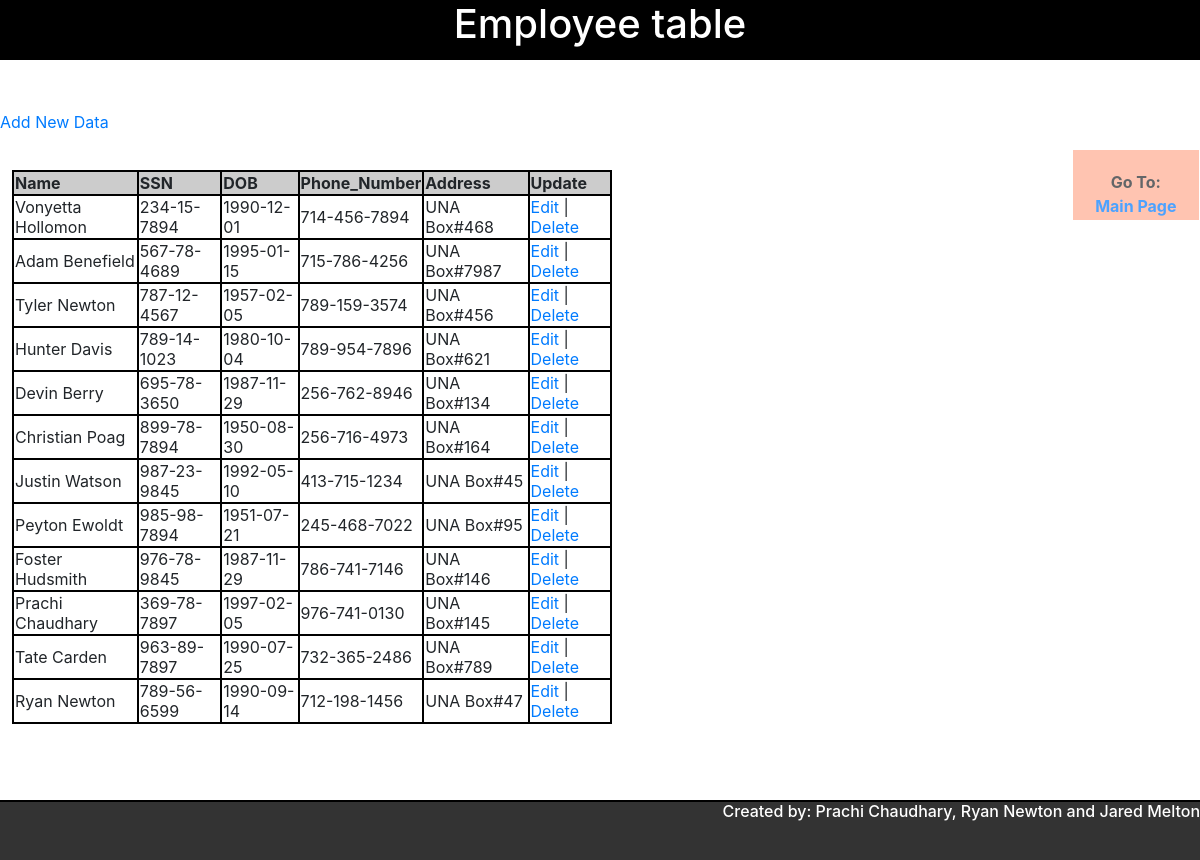
/Employee_table/index.php, run on the app's committed database.
### tables this page shows
CREATE TABLE `Employee` (
  `Employee_ID` int(11) NOT NULL AUTO_INCREMENT,
  `Name` varchar(20) DEFAULT NULL,
  `SSN` varchar(11) NOT NULL,
  `DOB` date NOT NULL,
  `Phone_Number` varchar(14) DEFAULT NULL,
  `Address` varchar(30) DEFAULT NULL,
  `Department_ID` int(11) DEFAULT NULL,
  PRIMARY KEY (`Employee_ID`),
  KEY `FK_DepartmentID` (`Department_ID`),
  CONSTRAINT `FK_DepartmentID` FOREIGN KEY (`Department_ID`) REFERENCES `Department` (`Department_ID`)
);

### Employee_table/index.php (the view, shortened to what this page needs)
<html>
<head>
  <link rel='stylesheet' href='https://cdnjs.cloudflare.com/ajax/libs/twitter-bootstrap/4.1.3/css/bootstrap.min.css'>
      <link rel="stylesheet" href="employee.css">
</head>
<body>
	<div id="header">
		<h1>Employee table</h1>
	</div>
	<div id="content">
			<div id="floating_div">
			  Go To:
			  <p id="design"><a href="../index.php">Main Page</a> </p>
			</div>
		<a href="/Employee_table/add.html">Add New Data</a><br/><br/>
	<table width='50%' border=0>
	<tr bgcolor='#CCCCCC'>
		<td style="font-weight:bold;font-align:center;">Name</td>
		<td style="font-weight:bold;font-align:center;">SSN</td>
		<td style="font-weight:bold;font-align:center;">DOB</td>
		<td style="font-weight:bold;font-align:center;">Phone_Number</td>
		<td style="font-weight:bold;font-align:center;">Address</td>
		<td style="font-weight:bold;font-align:center;">Update</td>
	</tr>
	<?php
	include_once("../config.php");
	$result = mysqli_query($mysqli, "SELECT * FROM Employee");
	while($res = mysqli_fetch_array($result)) {
		echo "<tr>";
		echo "<td>".$res['Name']."</td>";
		echo "<td>".$res['SSN']."</td>";
		echo "<td>".$res['DOB']."</td>";
		echo "<td>".$res['Phone_Number']."</td>";
		echo "<td>".$res['Address']."</td>";
		echo "<td><a href=\"edit.php?id=$res[Employee_ID]\">Edit</a> | <a href=\"/Employee_table/delete.php?id=$res[Employee_ID]\" onClick=\"return confirm('Are you sure you want to delete?')\">Delete</a></td>";
	}
	?>
	</table>
	</div>
	<div id="footer">
		 <h6>Created by: Prachi Chaudhary, Ryan Newton and Jared Melton </h6>
	</div>
</body>
</html>

### Employee_table/employee.css (style rules this page uses)
body { width: 100%; margin: 0 auto; background-image: url(https://images.unsplash.com/photo-1529236183275-4fdcf2bc987e?ixlib=rb-1.2.1&q=85&fm=jpg&crop=entropy&cs=srgb&ixid=eyJhcHBfaWQiOjE0NTg5fQ); height:auto; }
#header { border-bottom:2px solid black; background-color:#000; color:white; height:60px; position:fixed; width:100%; }
h1 { text-align: center; }
#content { padding-top:110px; height: 800px; }
#floating_div { position:fixed; right:0.1%; background-color:#FFAB91; height:70px; width:126px; font-weight:bold; opacity:0.7; top:150px; text-align: center; padding-top: 20px; }
#footer { height:60px; border-top: 2px solid black; text-align: right; color:white; background-color:#333; }
table { border:2px black solid; margin:1%; }
tr { border-bottom: 2px black solid; border-right:2px black solid; }
td { border:2px black solid; }

### data on the page
employee: Name "Vonyetta Hollomon", SSN "234-15-7894", DOB "1990-12-01", Phone_Number "714-456-7894", Address "UNA Box#468"
employee: Name "Adam Benefield", SSN "567-78-4689", DOB "1995-01-15", Phone_Number "715-786-4256", Address "UNA Box#7987"
employee: Name "Tyler Newton", SSN "787-12-4567", DOB "1957-02-05", Phone_Number "789-159-3574", Address "UNA Box#456"
employee: Name "Hunter Davis", SSN "789-14-1023", DOB "1980-10-04", Phone_Number "789-954-7896", Address "UNA Box#621"
employee: Name "Devin Berry", SSN "695-78-3650", DOB "1987-11-29", Phone_Number "256-762-8946", Address "UNA Box#134"
employee: Name "Christian Poag", SSN "899-78-7894", DOB "1950-08-30", Phone_Number "256-716-4973", Address "UNA Box#164"
employee: Name "Justin Watson", SSN "987-23-9845", DOB "1992-05-10", Phone_Number "413-715-1234", Address "UNA Box#45"
employee: Name "Peyton Ewoldt", SSN "985-98-7894", DOB "1951-07-21", Phone_Number "245-468-7022", Address "UNA Box#95"
employee: Name "Foster Hudsmith", SSN "976-78-9845", DOB "1987-11-29", Phone_Number "786-741-7146", Address "UNA Box#146"
employee: Name "Prachi Chaudhary", SSN "369-78-7897", DOB "1997-02-05", Phone_Number "976-741-0130", Address "UNA Box#145"
employee: Name "Tate Carden", SSN "963-89-7897", DOB "1990-07-25", Phone_Number "732-365-2486", Address "UNA Box#789"
employee: Name "Ryan Newton", SSN "789-56-6599", DOB "1990-09-14", Phone_Number "712-198-1456", Address "UNA Box#47"
